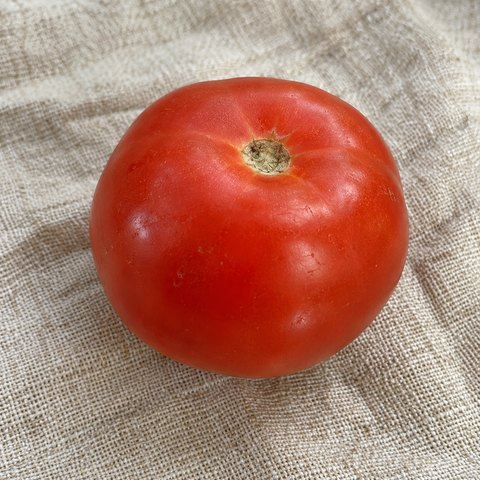
#> input picture site/examples/contoh_1_segar.jpg, 480 x 480 px
$ python -i audit_leakage.py   (imports and definitions only)
#> lines starting #> are read from the running program, lines starting #| are printed output that depends on the picture
"""Phase-1 data audit: split distribution, near-duplicates across splits, and session structure.

Reproduce: python -m src.audit_leakage --run outputs/experiments/own_v1/baseline --output outputs/audit/own_v1
Hashes cannot prove fruit identity; contact sheets are written for visual review by the data owner.
"""
import argparse
import itertools
import json
from pathlib import Path
import numpy as np
import pandas as pd
from PIL import Image, ImageDraw
from scipy.fft import dctn
from src.config import CLASS_NAMES, resolve_path

NEAR_DUPLICATE_BITS = 8   # dHash/pHash distance at or below this is treated as near-duplicate


def hashes(path):
#> called with path = '../site/examples/contoh_1_segar.jpg'
    gray = Image.open(path).convert("L")
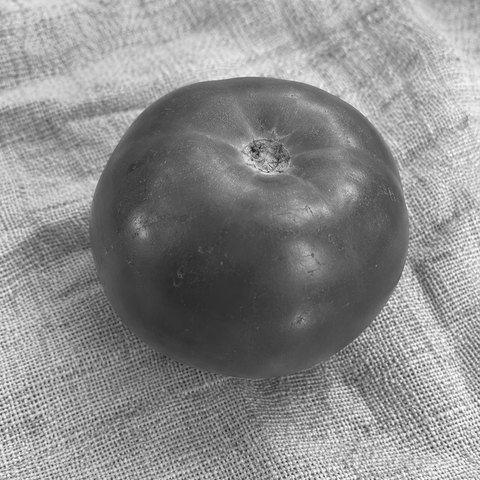
#> gray: PIL image 480x480 L; min 24, max 254, mean 140.1
    a = np.asarray(gray.resize((9, 8), Image.Resampling.LANCZOS), dtype=float)
    b = np.asarray(gray.resize((32, 32), Image.Resampling.LANCZOS), dtype=float)
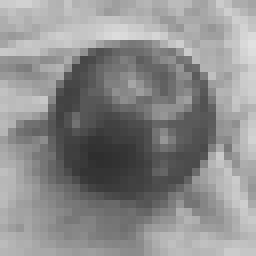
#> b: shape (32, 32) float64 (shown 8 times larger); min 46, max 225, mean 140.1
    coefficients = dctn(b, norm="ortho")[:8, :8].ravel()
#> coefficients = 64 values, max 4481.8 at index 0, min -315.6 at index 18, mean 91.22
    return (a[:, 1:] > a[:, :-1]).ravel(), coefficients > np.median(coefficients[1:])


# [66 lines left out: functions contact_sheet, audit, main, not called in this run]


# [2 lines not run here, left out]

>>> result = hashes('../site/examples/contoh_1_segar.jpg')

$ run again, on site/examples/contoh_3_tidak_segar.jpg
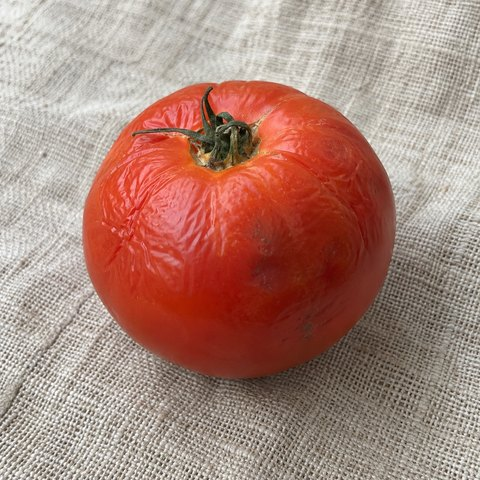
#> input picture site/examples/contoh_3_tidak_segar.jpg, 480 x 480 px
#> in hashes, `gray = Image.open(path).convert("L")`:
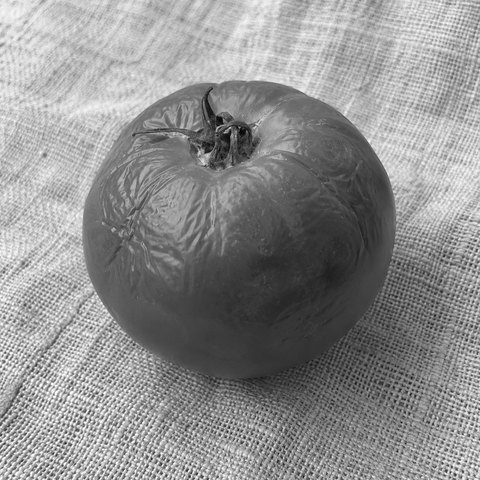
#> gray: PIL image 480x480 L; min 1, max 255, mean 143.1
#> in hashes, `b = np.asarray(gray.resize((32, 32), Image.Resampling.LANCZOS), dtype=..`:
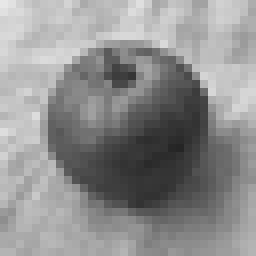
#> b: shape (32, 32) float64 (shown 8 times larger); min 37, max 231, mean 143.1
#> coefficients = 64 values, max 4579 at index 0, min -423.6 at index 18, mean 101.7

$ run again, on site/examples/contoh_4_tidak_segar.jpg
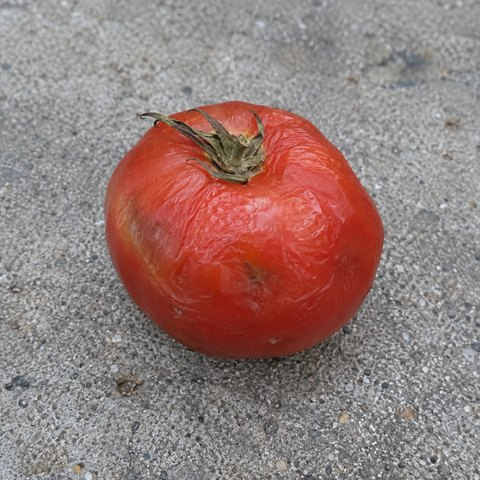
#> input picture site/examples/contoh_4_tidak_segar.jpg, 480 x 480 px
#> in hashes, `gray = Image.open(path).convert("L")`:
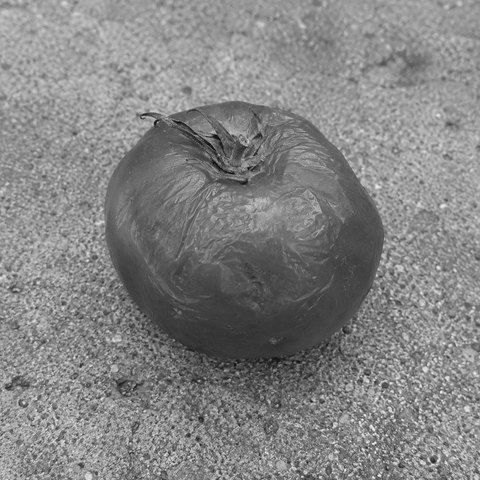
#> gray: PIL image 480x480 L; min 2, max 255, mean 131.8
#> in hashes, `b = np.asarray(gray.resize((32, 32), Image.Resampling.LANCZOS), dtype=..`:
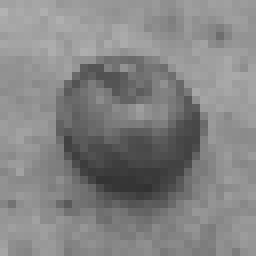
#> b: shape (32, 32) float64 (shown 8 times larger); min 50, max 178, mean 131.8
#> coefficients = 64 values, max 4217.6 at index 0, min -235.3 at index 18, mean 78.72

$ run again, on site/examples/contoh_5_busuk.jpg
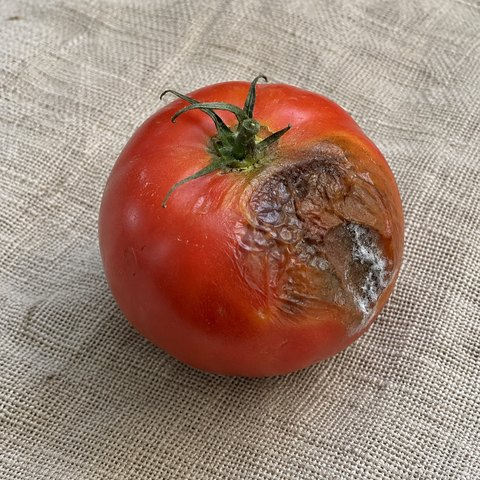
#> input picture site/examples/contoh_5_busuk.jpg, 480 x 480 px
#> in hashes, `gray = Image.open(path).convert("L")`:
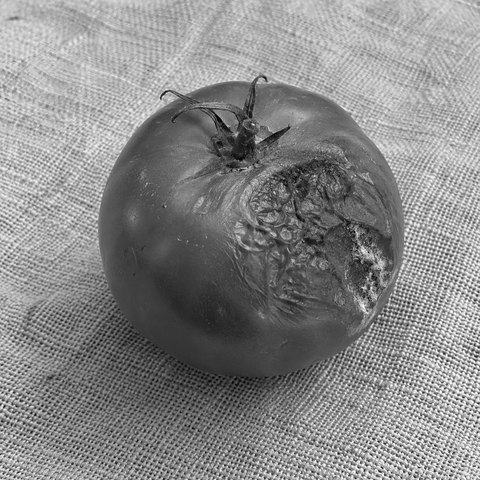
#> gray: PIL image 480x480 L; min 2, max 254, mean 136.4
#> in hashes, `b = np.asarray(gray.resize((32, 32), Image.Resampling.LANCZOS), dtype=..`:
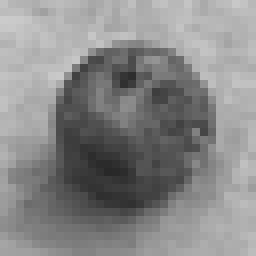
#> b: shape (32, 32) float64 (shown 8 times larger); min 40, max 203, mean 136.4
#> coefficients = 64 values, max 4364.7 at index 0, min -341.3 at index 18, mean 90.3
